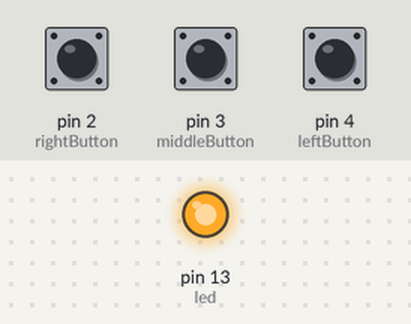
A sketch run on a simulated Arduino Uno, built with avr-gcc and run on an emulated ATmega328P. Parts: output pins drawn as LEDs (lit = HIGH). Dashed ring = blinking. Inputs (shaded band) come from the test bench; at power-on: pin 4 (leftButton) HIGH, pin 2 (rightButton) HIGH, pin 3 (middleButton) HIGH. Random numbers use the default seed unless the sketch sets one; what the sketch prints to the serial monitor is not drawn.

Above: at 0.1 s.
At 1.7 s:
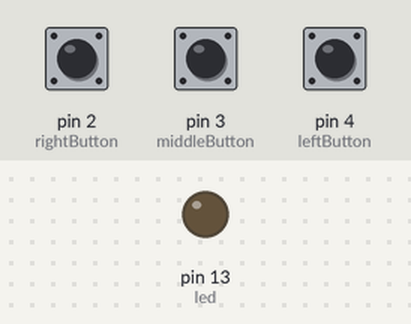
1.8 s: pin 4 (leftButton) pulled LOW for 0.55 s
3.8 s: pin 2 (rightButton) pulled LOW for 0.55 s
At 4.25 s:
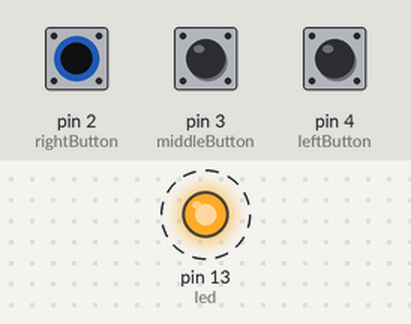
6.8 s: pin 4 (leftButton) pulled LOW for 1 s
Timing chart, 0 to 9.8 s (numbered marks = the images above; inputs shaded):
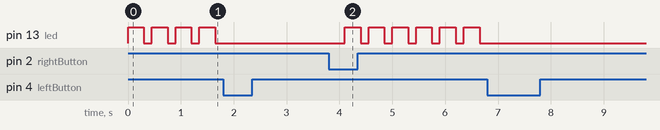

The sketch:

ArduinoAmbient.ino
```cpp
// midi shield
// button test pullup resistor

#define PAIRSSIZE 5

const int leftPot = A0;

const int rightButton = 2;
const int middleButton = 3;
const int leftButton = 4;

const int led = 13;

const byte lowestNote = 36; // C2
const byte highestNote = 84; // C6

bool toLearn = true;
byte result;

struct intervalPair
{
  byte first;
  byte second;
};

intervalPair pairs[PAIRSSIZE];

// stores absolute note values
// for MIDI purposes
byte lastNotes[3];

void setup()
{
  pinMode(led, OUTPUT);
  pinMode(leftButton, INPUT_PULLUP); // enables pull up resistor for button 2
  pinMode(middleButton, INPUT_PULLUP); // etc.
  pinMode(rightButton, INPUT_PULLUP);

  prepareLearn();

  Serial.begin(31250); // MIDI baudrate is unusual
  wait();
}

void loop()
{
  if (toLearn)
  {
    learn();
  }
  else
  {
    execute();
  }
}

void learn()
{
  int i;
  for (i = 0; i < PAIRSSIZE; )
  {
    buildLearnHarmony();

    result = evalHarmony();
    if (result == 0)
    {
      saveToPairs(i);
      // this way, we will have the right amount of harmonies
      // in the pairs array
      i++;
    }
    else if (result == 2)
    {
      break;
    }
  }
  killMIDI();
  toLearn = false;
}


void buildLearnHarmony()
{
  //   Pick three notes at least an octave (12 half steps) away from each other
  int i;

  lastNotes[0] = random(lowestNote, lowestNote + 12);
  lastNotes[1] = random(lastNotes[0] + 12, lastNotes[0] + 24);
  lastNotes[2] = random(lastNotes[1] + 12, lastNotes[1] + 24);

  playHarmonyinLastNotes();

  return;
}

void playHarmonyinLastNotes()
{
  int i;
  for (i = 0; i < 3; i++)
  {
    send_note(lastNotes[i], 80); // ..and have the synth output them
  }
}

byte evalHarmony()
{
  byte r;
  while (true)
  {
    delay(500);
    if (digitalRead(leftButton) == LOW) // if harmony sounds alright
    {
      r = 0;
      break;
    }
    else if (digitalRead(middleButton) == LOW) // if harmony sounds crappy
    {
      r = 1; // Nothing is done with this specific return value, but just to be future proof
      break;
    }
    else if (digitalRead(rightButton) == LOW) // exit learn() immediately, go to execute() (for now)
    {
      r = 2;
      break;
    }
  }

  stopLastNotes(); // make sure the previous chord is gone
  delay(150); // synthesizer patch should have some kind of release value for smooth transition

  return r;
}

// pairs are saved with no regard to octaves
// and bass notes to enable a scale-based
// approach later on
void saveToPairs(int i)
{
  pairs[i].first = lastNotes[1] - lastNotes[0];
  pairs[i].second = lastNotes[2] - lastNotes[1];
}

void execute()
{
  int i;
  wait();
  for (i = 0; i < PAIRSSIZE; i++)
  {
    buildHarmony(i, 36 + random(0, 12));
    playHarmonyinLastNotes();
    delay(4850);
    stopLastNotes();
    delay(150);
  }
  wait();
}

void buildHarmony(int i, int lowest)
{
  int c;

  lastNotes[0] = lowest;
  lastNotes[1] = lastNotes[0] + pairs[i].first;
  lastNotes[2] = lastNotes[1] + pairs[i].second;

  playHarmonyinLastNotes();
}


/*
   Helper functions in working order.
   Should not edit this, will be moved to header file.
*/

void initLastNotes()
{
  int i;
  for (i = 0; i < 3; i++)
  {
    lastNotes[i] = 0;
  }
}

void initPairs()
{
  int i;
  for (i = 0; i < PAIRSSIZE; i++)
  {
    pairs[i].first = pairs[i].second = 0;
  }
}

void killMIDI()
{
  // kill all sound on channel 1
  Serial.flush();
  Serial.write(0xB0); // channel 1
  Serial.write(0x78);
  Serial.write(0x00);
}

void stopLastNotes()
{
  int i;
  for (i = 0; i < 3; i++)
  {
    Serial.write(0x80); // Dec 128, note off for channel 1
    Serial.write(lastNotes[i]);
    Serial.write(0);
  }
}

void send_note(unsigned char note, unsigned char velocity)
{
  Serial.write(0x90); // Dec 144, note on for channel 1
  Serial.write(note);
  Serial.write(velocity);
}

void prepareLearn()
{
  // make sure there is no sound output
  // and all the necessary arrays are initialized
  killMIDI();
  initLastNotes();
  initPairs();
}

byte checkRange(byte note)
{
  if (note >= lowestNote && note <= highestNote)
  {
    return note;
  }
  else
  {
    return 0;
  }
}

void wait()
{
  // behavior where the LED blinks quickly
  // and a button push is required to carry on
  while (digitalRead(leftButton) == HIGH)
  {
    digitalWrite(led, HIGH);
    delay(300);
    digitalWrite(led, LOW);
    delay(150);
  }
  digitalWrite(led, LOW);
}
```

Measured:
- after the input at 1.8 s, every drawn part: stays the same
- after the input at 3.8 s, pin 13 (led): alternates HIGH for 0.30 s and LOW for 0.15 s, starting after 0.30 s
- after the input at 6.8 s, every drawn part: stays the same
